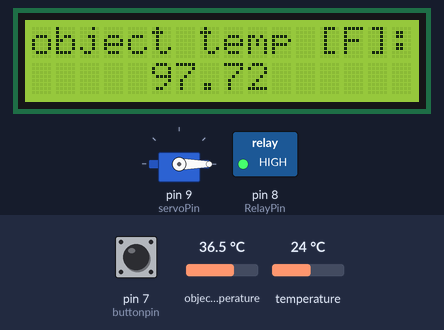
Bench run of a sketch on a simulated Arduino Uno, built with avr-gcc and run on an emulated ATmega328P. Parts: 16×2 character LCD, servo, switched loads named in the sketch (green lamp = pin HIGH). The test bench sets the inputs (shaded band); at power-on: object temperature 36.5 °C, pin 7 (buttonpin) HIGH, temperature 24 °C. What the sketch prints to the serial monitor is not drawn.

Above: at 1.2 s.
1.3 s: object temperature set to 20 °C
At 2.5 s:
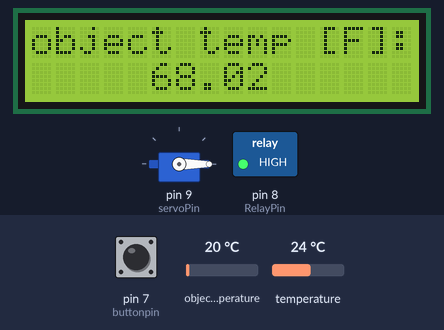
3.1 s: object temperature set to 26 °C
At 3.7 s:
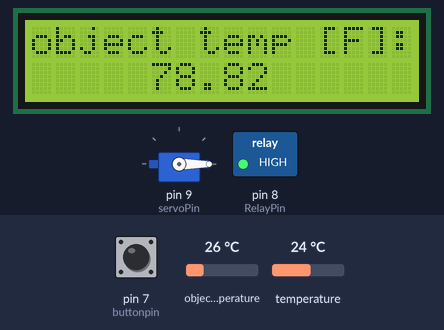
4.7 s: object temperature set to 32 °C
At 6.1 s:
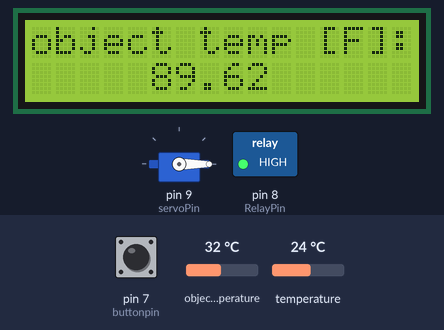
Timing chart, 0 to 7.7 s (numbered marks = the images above; inputs shaded):
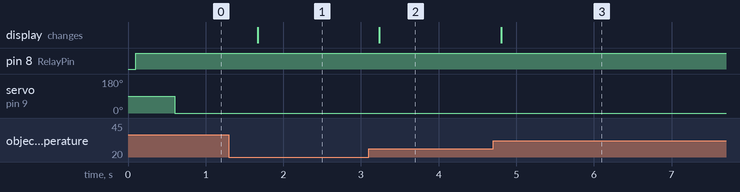

The sketch:

Vacuum-Former-Code.ino
```cpp
// Void of Creation: Team A9
// October 20, 2021
// Final Code for Temp Sensor, LCD screen, and Servo Arm Control

//Include libraries
#include <PID_v1.h> //PID library
#include <LiquidCrystal.h> //LCD library
#include <Wire.h> //LCD library
#include <Adafruit_MLX90614.h> //LCD library
#include <Servo.h> //Servo library

//define pins
Servo myservo;
Adafruit_MLX90614 mlx = Adafruit_MLX90614();
const int rs = 12, en = 11, d4 = 5, d5 = 4, d6 = 3, d7 = 2;
LiquidCrystal lcd(rs, en, d4, d5, d6, d7);
#define servoPin 9 //servo pin
#define buttonpin 7 //button pin
#define RelayPin 8 //relay pin
#define piezopin 10 //buzzer pin

//initializing variables
int lastbuttonstate;
int currentbuttonstate;
int angle = 0; //initializing servo angle for reference
int servopos = 90; //initializing servo position

int threshold = 190; //THRESHOLD TEMP: change this for desired temp, this is in deg. F
int ServoMoveTemp = 180; //When servo moves in degrees F
int temp = 0;

//PID control stuff (got from https://www.teachmemicro.com/arduino-pid-control-tutorial/)
double Setpoint, Input, Output;
double Kp=700, Ki=1, Kd=0; //Set ki and kd to zero and then tune system where kp converges without much overshoot, then tune finer with kd and ki
PID myPID(&Input, &Output, &Setpoint, Kp, Ki, Kd, DIRECT);
int WindowSize = 5000;
unsigned long windowStartTime;

void setup() {
  //LCD screen stuff
  lcd.begin(16, 2);
  Serial.begin(9600);
  Serial.println("Adafruit MLX90614 test");

  mlx.begin(); //start reading temps

  myservo.attach(servoPin);
  //initialize the variables we're linked to
  Input = analogRead(mlx.readObjectTempF());
  Setpoint = threshold;

  pinMode(RelayPin, OUTPUT);

  windowStartTime = millis();

  //initialize the variables we're linked to
  Setpoint = threshold;

  //tell the PID to range between 0 and the full window size
  myPID.SetOutputLimits(0, WindowSize);

  //turn the PID on
  myPID.SetMode(AUTOMATIC);
}

void loop() {
  //LCD screen stuff
  lcd.setCursor(0,0);
  lcd.print("object temp [F]:");
  lcd.setCursor(5,1);
  lcd.print(mlx.readObjectTempF());
  lcd.print("         ");
  Serial.print("Ambient = "); Serial.print(mlx.readAmbientTempC());
  Serial.print("*C\tObject = "); Serial.print(mlx.readObjectTempC()); Serial.println("*C");
  Serial.print("Ambient = "); Serial.print(mlx.readAmbientTempF());
  Serial.print("*F\tObject = "); Serial.print(mlx.readObjectTempF()); Serial.println("*F");
  Serial.println();

  //Reading temp from the sensor
  temp = mlx.readObjectTempF();
  Input = temp;
  myPID.Compute();

  /************************************************
     turn the output pin on/off based on pid output
   ************************************************/
  unsigned long now = millis();
  if (now - windowStartTime > WindowSize)
  { //time to shift the Relay Window
    windowStartTime += WindowSize;
  }
  if (Output > now - windowStartTime) digitalWrite(RelayPin, HIGH);
  else digitalWrite(RelayPin, LOW);
  Serial.print(Output);


  //Button control
  lastbuttonstate = currentbuttonstate; //save last state
  currentbuttonstate = digitalRead(buttonpin); //reading new state

  if(lastbuttonstate == HIGH && currentbuttonstate == LOW){
    //if button is pressed
   myservo.attach(9); //reattach servo
   delay(15);
   if (servopos == 90)//if the servo is at 90 move it back to zero when button is pressed
     servopos==0;
  }
   if(temp > ServoMoveTemp){
      //if temp surpasses the threshold
      servopos = 90; //move servo out of the way to 90
      tone(piezopin,1000,2000); //sound buzzer
      myservo.write(servopos); //write new position to servo
      delay(1000);//delay to allow data to be sent to servo
      myservo.detach();//detatch servo to turn it off so it won't move back into position
   }
   else{
    servopos = 0;//if temp hasn't surpassed then keep servo at 0 to continue reading
   }
    delay(500);
    myservo.write(servopos);//write final servopos to servo--this is mostly to keep it in postion to read while temp is low

}
```

Measured:
- after the input at 1.3 s, the display: changes after 0.37 s (image 1)
- after the input at 3.1 s, the display: changes after 0.14 s (image 2)
- after the input at 4.7 s, the display: changes after 0.10 s (image 3)
